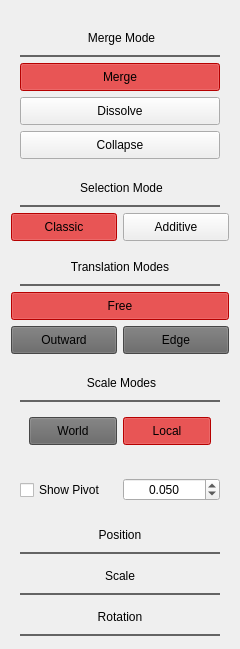
													<widget class="QWidget" name="propertiesPanelScrollContents">
														<property name="geometry">
															<rect>
																<x>0</x>
																<y>0</y>
																<width>233</width>
																<height>454</height>
															</rect>
														</property>
														<layout class="QVBoxLayout" name="verticalLayout_3">
															<property name="spacing">
																<number>2</number>
															</property>
															<item>
																<widget class="QWidget" name="mergeModes" native="true">
																	<property name="styleSheet">
																		<string notr="true">
																			QToolTip {
																			background-color: #1c1c1c;
																			color: white;
																			border: 0px solid transparent;
																			}
																		</string>
																	</property>
																	<layout class="QVBoxLayout" name="_2">
																		<item alignment="Qt::AlignmentFlag::AlignHCenter|Qt::AlignmentFlag::AlignVCenter">
																			<widget class="QLabel" name="label_9">
																				<property name="enabled">
																					<bool>true</bool>
																				</property>
																				<property name="sizePolicy">
																					<sizepolicy hsizetype="Preferred" vsizetype="Preferred">
																						<horstretch>0</horstretch>
																						<verstretch>0</verstretch>
																					</sizepolicy>
																				</property>
																				<property name="minimumSize">
																					<size>
																						<width>200</width>
																						<height>0</height>
																					</size>
																				</property>
																				<property name="maximumSize">
																					<size>
																						<width>200</width>
																						<height>16777215</height>
																					</size>
																				</property>
																				<property name="styleSheet">
																					<string notr="true">
																						border: 1px solid transparent;
																						border-bottom: 2px solid #646464;
																						padding: 10px;
																					</string>
																				</property>
																				<property name="text">
																					<string>&lt;html&gt;&lt;head/&gt;&lt;body&gt;&lt;p align=&quot;center&quot;&gt;Merge Mode&lt;/p&gt;&lt;/body&gt;&lt;/html&gt;</string>
																				</property>
																			</widget>
																		</item>
																		<item>
																			<widget class="QPushButton" name="mergeModeButton">
																				<property name="minimumSize">
																					<size>
																						<width>0</width>
																						<height>28</height>
																					</size>
																				</property>
																				<property name="maximumSize">
																					<size>
																						<width>16777215</width>
																						<height>16777215</height>
																					</size>
																				</property>
																				<property name="toolTip">
																					<string>&lt;html&gt;&lt;head/&gt;&lt;body&gt;&lt;p&gt;Restricted to vertices&lt;/p&gt;&lt;/body&gt;&lt;/html&gt;</string>
																				</property>
																				<property name="styleSheet">
																					<string notr="true">QPushButton:checked { background-color: red; }</string>
																				</property>
																				<property name="text">
																					<string>Merge</string>
																				</property>
																				<property name="checkable">
																					<bool>true</bool>
																				</property>
																				<property name="checked">
																					<bool>true</bool>
																				</property>
																				<property name="autoExclusive">
																					<bool>true</bool>
																				</property>
																			</widget>
																		</item>
																		<item>
																			<widget class="QPushButton" name="dissolveModeButton">
																				<property name="minimumSize">
																					<size>
																						<width>0</width>
																						<height>28</height>
																					</size>
																				</property>
																				<property name="maximumSize">
																					<size>
																						<width>16777215</width>
																						<height>16777215</height>
																					</size>
																				</property>
																				<property name="toolTip">
																					<string>&lt;html&gt;&lt;head/&gt;&lt;body&gt;&lt;p&gt;Restricted to edges&lt;/p&gt;&lt;/body&gt;&lt;/html&gt;</string>
																				</property>
																				<property name="styleSheet">
																					<string notr="true">QPushButton:checked { background-color: red; }</string>
																				</property>
																				<property name="text">
																					<string>Dissolve</string>
																				</property>
																				<property name="checkable">
																					<bool>true</bool>
																				</property>
																				<property name="autoExclusive">
																					<bool>true</bool>
																				</property>
																			</widget>
																		</item>
																		<item>
																			<widget class="QPushButton" name="collapseModeButton">
																				<property name="minimumSize">
																					<size>
																						<width>0</width>
																						<height>28</height>
																					</size>
																				</property>
																				<property name="maximumSize">
																					<size>
																						<width>16777215</width>
																						<height>16777215</height>
																					</size>
																				</property>
																				<property name="toolTip">
																					<string>&lt;html&gt;&lt;head/&gt;&lt;body&gt;&lt;p&gt;Restricted to edges&lt;/p&gt;&lt;/body&gt;&lt;/html&gt;</string>
																				</property>
																				<property name="styleSheet">
																					<string notr="true">QPushButton:checked { background-color: red; }</string>
																				</property>
																				<property name="text">
																					<string>Collapse</string>
																				</property>
																				<property name="checkable">
																					<bool>true</bool>
																				</property>
																				<property name="autoExclusive">
																					<bool>true</bool>
																				</property>
																			</widget>
																		</item>
																	</layout>
																</widget>
															</item>
															<item>
																<widget class="QWidget" name="selectionInputModes" native="true">
																	<layout class="QVBoxLayout" name="verticalLayout_6">
																		<property name="leftMargin">
																			<number>0</number>
																		</property>
																		<property name="topMargin">
																			<number>0</number>
																		</property>
																		<property name="rightMargin">
																			<number>0</number>
																		</property>
																		<property name="bottomMargin">
																			<number>6</number>
																		</property>
																		<item alignment="Qt::AlignmentFlag::AlignHCenter">
																			<widget class="QLabel" name="selectionModeLabel">
																				<property name="sizePolicy">
																					<sizepolicy hsizetype="Preferred" vsizetype="Fixed">
																						<horstretch>0</horstretch>
																						<verstretch>0</verstretch>
																					</sizepolicy>
																				</property>
																				<property name="minimumSize">
																					<size>
																						<width>200</width>
																						<height>0</height>
																					</size>
																				</property>
																				<property name="maximumSize">
																					<size>
																						<width>200</width>
																						<height>16777215</height>
																					</size>
																				</property>
																				<property name="styleSheet">
																					<string notr="true">
																						border: 1px solid transparent;
																						border-bottom: 2px solid #646464;
																						padding:10px;
																					</string>
																				</property>
																				<property name="text">
																					<string>&lt;html&gt;&lt;head/&gt;&lt;body&gt;&lt;p align=&quot;center&quot;&gt;Selection Mode&lt;/p&gt;&lt;/body&gt;&lt;/html&gt;</string>
																				</property>
																			</widget>
																		</item>
																		<item>
																			<widget class="QWidget" name="widget" native="true">
																				<property name="sizePolicy">
																					<sizepolicy hsizetype="Preferred" vsizetype="Fixed">
																						<horstretch>0</horstretch>
																						<verstretch>0</verstretch>
																					</sizepolicy>
																				</property>
																				<layout class="QHBoxLayout" name="horizontalLayout_2">
																					<property name="spacing">
																						<number>6</number>
																					</property>
																					<property name="leftMargin">
																						<number>0</number>
																					</property>
																					<property name="topMargin">
																						<number>0</number>
																					</property>
																					<property name="rightMargin">
																						<number>0</number>
																					</property>
																					<property name="bottomMargin">
																						<number>0</number>
																					</property>
																					<item>
																						<widget class="QPushButton" name="classicModeButton">
																							<property name="minimumSize">
																								<size>
																									<width>0</width>
																									<height>28</height>
																								</size>
																							</property>
																							<property name="maximumSize">
																								<size>
																									<width>16777215</width>
																									<height>16777215</height>
																								</size>
																							</property>
																							<property name="toolTip">
																								<string>&lt;html&gt;&lt;head/&gt;&lt;body&gt;&lt;p&gt;Allows the selection of only one element, unless you're holding CTRL&lt;/p&gt;&lt;/body&gt;&lt;/html&gt;</string>
																							</property>
																							<property name="styleSheet">
																								<string notr="true">QPushButton:checked { background-color: red; }</string>
																							</property>
																							<property name="text">
																								<string>Classic</string>
																							</property>
																							<property name="checkable">
																								<bool>true</bool>
																							</property>
																							<property name="checked">
																								<bool>true</bool>
																							</property>
																							<property name="autoExclusive">
																								<bool>true</bool>
																							</property>
																						</widget>
																					</item>
																					<item>
																						<widget class="QPushButton" name="additiveModeButton">
																							<property name="minimumSize">
																								<size>
																									<width>0</width>
																									<height>28</height>
																								</size>
																							</property>
																							<property name="maximumSize">
																								<size>
																									<width>16777215</width>
																									<height>16777215</height>
																								</size>
																							</property>
																							<property name="toolTip">
																								<string>&lt;html&gt;&lt;head/&gt;&lt;body&gt;&lt;p&gt;Adds to your selection whenever you click another element&lt;/p&gt;&lt;/body&gt;&lt;/html&gt;</string>
																							</property>
																							<property name="styleSheet">
																								<string notr="true">QPushButton:checked { background-color: red; }</string>
																							</property>
																							<property name="text">
																								<string>Additive</string>
																							</property>
																							<property name="checkable">
																								<bool>true</bool>
																							</property>
																							<property name="autoExclusive">
																								<bool>true</bool>
																							</property>
																						</widget>
																					</item>
																				</layout>
																			</widget>
																		</item>
																	</layout>
																</widget>
															</item>
															<item>
																<widget class="QWidget" name="transformModes" native="true">
																	<property name="sizePolicy">
																		<sizepolicy hsizetype="Preferred" vsizetype="Fixed">
																			<horstretch>0</horstretch>
																			<verstretch>0</verstretch>
																		</sizepolicy>
																	</property>
																	<layout class="QGridLayout" name="gridLayout_2">
																		<property name="leftMargin">
																			<number>0</number>
																		</property>
																		<property name="topMargin">
																			<number>0</number>
																		</property>
																		<property name="rightMargin">
																			<number>0</number>
																		</property>
																		<property name="bottomMargin">
																			<number>0</number>
																		</property>
																		<item row="4" column="1">
																			<widget class="QPushButton" name="edgeModeTranslationButton">
																				<property name="minimumSize">
																					<size>
																						<width>0</width>
																						<height>28</height>
																					</size>
																				</property>
																				<property name="maximumSize">
																					<size>
																						<width>16777215</width>
																						<height>16777215</height>
																					</size>
																				</property>
																				<property name="toolTip">
																					<string>
																						&lt;!DOCTYPE HTML PUBLIC &quot;-//W3C//DTD HTML 4.0//EN&quot; &quot;http://www.w3.org/TR/REC-html40/strict.dtd&quot;&gt;
																						&lt;html&gt;&lt;head&gt;&lt;meta name=&quot;qrichtext&quot; content=&quot;1&quot; /&gt;&lt;meta charset=&quot;utf-8&quot; /&gt;&lt;style type=&quot;text/css&quot;&gt;
																						p, li { white-space: pre-wrap; }
																						hr { height: 1px; border-width: 0; }
																						li.unchecked::marker { content: &quot;\2610&quot;; }
																						li.checked::marker { content: &quot;\2612&quot;; }
																						&lt;/style&gt;&lt;/head&gt;&lt;body style=&quot; font-family:'Segoe UI'; font-size:9pt; font-weight:400; font-style:normal;&quot;&gt;
																						&lt;p style=&quot; margin-top:0px; margin-bottom:0px; margin-left:0px; margin-right:0px; -qt-block-indent:0; text-indent:0px; &quot;&gt;&lt;span&gt;Restricted to vertices&lt;/span&gt;&lt;/p&gt;&lt;/body&gt;&lt;/html&gt;
																					</string>
																				</property>
																				<property name="styleSheet">
																					<string notr="true">
																						QPushButton:checked { background-color: red; }
																						QPushButton { background-color: #646464; }
																					</string>
																				</property>
																				<property name="text">
																					<string>Edge</string>
																				</property>
																				<property name="checkable">
																					<bool>true</bool>
																				</property>
																				<property name="autoExclusive">
																					<bool>true</bool>
																				</property>
																			</widget>
																		</item>
																		<item row="4" column="0">
																			<widget class="QPushButton" name="outModeTranslationButton">
																				<property name="minimumSize">
																					<size>
																						<width>0</width>
																						<height>28</height>
																					</size>
																				</property>
																				<property name="maximumSize">
																					<size>
																						<width>16777215</width>
																						<height>16777215</height>
																					</size>
																				</property>
																				<property name="toolTip">
																					<string>
																						&lt;!DOCTYPE HTML PUBLIC &quot;-//W3C//DTD HTML 4.0//EN&quot; &quot;http://www.w3.org/TR/REC-html40/strict.dtd&quot;&gt;
																						&lt;html&gt;&lt;head&gt;&lt;meta name=&quot;qrichtext&quot; content=&quot;1&quot; /&gt;&lt;meta charset=&quot;utf-8&quot; /&gt;&lt;style type=&quot;text/css&quot;&gt;
																						p, li { white-space: pre-wrap; }
																						hr { height: 1px; border-width: 0; }
																						li.unchecked::marker { content: &quot;\2610&quot;; }
																						li.checked::marker { content: &quot;\2612&quot;; }
																						&lt;/style&gt;&lt;/head&gt;&lt;body style=&quot; font-family:'Segoe UI'; font-size:9pt; font-weight:400; font-style:normal;&quot;&gt;
																						&lt;p style=&quot; margin-top:0px; margin-bottom:0px; margin-left:0px; margin-right:0px; -qt-block-indent:0; text-indent:0px; &quot;&gt;&lt;span&gt;Restricted to vertices, edges, and faces&lt;/span&gt;&lt;/p&gt;&lt;/body&gt;&lt;/html&gt;
																					</string>
																				</property>
																				<property name="styleSheet">
																					<string notr="true">
																						QPushButton:checked { background-color: red; }
																						QPushButton { background-color: #646464; }
																					</string>
																				</property>
																				<property name="text">
																					<string>Outward</string>
																				</property>
																				<property name="checkable">
																					<bool>true</bool>
																				</property>
																				<property name="autoExclusive">
																					<bool>true</bool>
																				</property>
																			</widget>
																		</item>
																		<item row="0" column="0" colspan="2" alignment="Qt::AlignmentFlag::AlignHCenter">
																			<widget class="QLabel" name="transModeLabel">
																				<property name="minimumSize">
																					<size>
																						<width>200</width>
																						<height>0</height>
																					</size>
																				</property>
																				<property name="maximumSize">
																					<size>
																						<width>200</width>
																						<height>16777215</height>
																					</size>
																				</property>
																				<property name="styleSheet">
																					<string notr="true">
																						border: 1px solid transparent;
																						border-bottom: 2px solid #646464;
																						padding: 10px;
																					</string>
																				</property>
																				<property name="text">
																					<string>Translation Modes</string>
																				</property>
																				<property name="alignment">
																					<set>Qt::AlignmentFlag::AlignCenter</set>
																				</property>
																			</widget>
																		</item>
																		<item row="1" column="0" colspan="2">
																			<widget class="QPushButton" name="axisModeTranslationButton">
																				<property name="minimumSize">
																					<size>
																						<width>0</width>
																						<height>28</height>
																					</size>
																				</property>
																				<property name="maximumSize">
																					<size>
																						<width>16777215</width>
																						<height>16777215</height>
																					</size>
																				</property>
																				<property name="toolTip">
																					<string>
																						&lt;!DOCTYPE HTML PUBLIC &quot;-//W3C//DTD HTML 4.0//EN&quot; &quot;http://www.w3.org/TR/REC-html40/strict.dtd&quot;&gt;
																						&lt;html&gt;&lt;head&gt;&lt;meta name=&quot;qrichtext&quot; content=&quot;1&quot; /&gt;&lt;meta charset=&quot;utf-8&quot; /&gt;&lt;style type=&quot;text/css&quot;&gt;
																						p, li { white-space: pre-wrap; }
																						hr { height: 1px; border-width: 0; }
																						li.unchecked::marker { content: &quot;\2610&quot;; }
																						li.checked::marker { content: &quot;\2612&quot;; }
																						&lt;/style&gt;&lt;/head&gt;&lt;body style=&quot; font-family:'Segoe UI'; font-size:9pt; font-weight:400; font-style:normal;&quot;&gt;
																						&lt;p style=&quot; margin-top:12px; margin-bottom:12px; margin-left:0px; margin-right:0px; -qt-block-indent:0; text-indent:0px; ;&quot;&gt;&lt;span&gt;Translate however you want along the x, y, and z axes&lt;br /&gt;Enabled for every element&lt;/span&gt;&lt;/p&gt;&lt;/body&gt;&lt;/html&gt;
																					</string>
																				</property>
																				<property name="styleSheet">
																					<string notr="true">
																						QPushButton:checked { background-color: red; }
																						QPushButton { background-color: #646464; }
																					</string>
																				</property>
																				<property name="text">
																					<string>Free</string>
																				</property>
																				<property name="checkable">
																					<bool>true</bool>
																				</property>
																				<property name="checked">
																					<bool>true</bool>
																				</property>
																				<property name="autoExclusive">
																					<bool>true</bool>
																				</property>
																			</widget>
																		</item>
																	</layout>
																</widget>
															</item>
															<item>
																<widget class="QWidget" name="scaleModes" native="true">
																	<layout class="QVBoxLayout" name="verticalLayout_7">
																		<item alignment="Qt::AlignmentFlag::AlignHCenter">
																			<widget class="QLabel" name="label_4">
																				<property name="minimumSize">
																					<size>
																						<width>200</width>
																						<height>0</height>
																					</size>
																				</property>
																				<property name="maximumSize">
																					<size>
																						<width>200</width>
																						<height>16777215</height>
																					</size>
																				</property>
																				<property name="styleSheet">
																					<string notr="true">
																						border: 1px solid transparent;
																						border-bottom: 2px solid #646464;
																						padding: 10px;
																					</string>
																				</property>
																				<property name="text">
																					<string>&lt;html&gt;&lt;head/&gt;&lt;body&gt;&lt;p align=&quot;center&quot;&gt;Scale Modes&lt;/p&gt;&lt;/body&gt;&lt;/html&gt;</string>
																				</property>
																			</widget>
																		</item>
																		<item>
																			<widget class="QWidget" name="widget_3" native="true">
																				<layout class="QHBoxLayout" name="horizontalLayout_3">
																					<item>
																						<widget class="QPushButton" name="worldModeButton">
																							<property name="minimumSize">
																								<size>
																									<width>0</width>
																									<height>28</height>
																								</size>
																							</property>
																							<property name="maximumSize">
																								<size>
																									<width>16777215</width>
																									<height>16777215</height>
																								</size>
																							</property>
																							<property name="toolTip">
																								<string>
																									&lt;!DOCTYPE HTML PUBLIC &quot;-//W3C//DTD HTML 4.0//EN&quot; &quot;http://www.w3.org/TR/REC-html40/strict.dtd&quot;&gt;
																									&lt;html&gt;&lt;head&gt;&lt;meta name=&quot;qrichtext&quot; content=&quot;1&quot; /&gt;&lt;meta charset=&quot;utf-8&quot; /&gt;&lt;style type=&quot;text/css&quot;&gt;
																									p, li { white-space: pre-wrap; }
																									hr { height: 1px; border-width: 0; }
																									li.unchecked::marker { content: &quot;\2610&quot;; }
																									li.checked::marker { content: &quot;\2612&quot;; }
																									&lt;/style&gt;&lt;/head&gt;&lt;body style=&quot; font-family:'Segoe UI'; font-size:9pt; font-weight:400; font-style:normal;&quot;&gt;
																									&lt;p style=&quot; margin-top:0px; margin-bottom:0px; margin-left:0px; margin-right:0px; -qt-block-indent:0; text-indent:0px;&quot;&gt;Scale relative to the scene&lt;/p&gt;&lt;/body&gt;&lt;/html&gt;
																								</string>
																							</property>
																							<property name="styleSheet">
																								<string notr="true">
																									QPushButton:checked { background-color: red; }
																									QPushButton { background-color: #646464; }
																								</string>
																							</property>
																							<property name="text">
																								<string>World</string>
																							</property>
																							<property name="checkable">
																								<bool>true</bool>
																							</property>
																							<property name="checked">
																								<bool>false</bool>
																							</property>
																							<property name="autoExclusive">
																								<bool>true</bool>
																							</property>
																						</widget>
																					</item>
																					<item>
																						<widget class="QPushButton" name="localModeButton">
																							<property name="minimumSize">
																								<size>
																									<width>0</width>
																									<height>28</height>
																								</size>
																							</property>
																							<property name="maximumSize">
																								<size>
																									<width>16777215</width>
																									<height>16777215</height>
																								</size>
																							</property>
																							<property name="toolTip">
																								<string>
																									&lt;!DOCTYPE HTML PUBLIC &quot;-//W3C//DTD HTML 4.0//EN&quot; &quot;http://www.w3.org/TR/REC-html40/strict.dtd&quot;&gt;
																									&lt;html&gt;&lt;head&gt;&lt;meta name=&quot;qrichtext&quot; content=&quot;1&quot; /&gt;&lt;meta charset=&quot;utf-8&quot; /&gt;&lt;style type=&quot;text/css&quot;&gt;
																									p, li { white-space: pre-wrap; }
																									hr { height: 1px; border-width: 0; }
																									li.unchecked::marker { content: &quot;\2610&quot;; }
																									li.checked::marker { content: &quot;\2612&quot;; }
																									&lt;/style&gt;&lt;/head&gt;&lt;body style=&quot; font-family:'Segoe UI'; font-size:9pt; font-weight:400; font-style:normal;&quot;&gt;
																									&lt;p style=&quot; margin-top:0px; margin-bottom:0px; margin-left:0px; margin-right:0px; -qt-block-indent:0; text-indent:0px;&quot;&gt;&lt;span&gt;Scale relative to local axes&lt;/span&gt;&lt;/p&gt;&lt;/body&gt;&lt;/html&gt;
																								</string>
																							</property>
																							<property name="styleSheet">
																								<string notr="true">QPushButton:checked { background-color: red; }</string>
																							</property>
																							<property name="text">
																								<string>Local</string>
																							</property>
																							<property name="checkable">
																								<bool>true</bool>
																							</property>
																							<property name="checked">
																								<bool>true</bool>
																							</property>
																							<property name="autoExclusive">
																								<bool>true</bool>
																							</property>
																						</widget>
																					</item>
																				</layout>
																			</widget>
																		</item>
																	</layout>
																</widget>
															</item>
															<item>
																<widget class="QWidget" name="widget_2" native="true">
																	<property name="minimumSize">
																		<size>
																			<width>0</width>
																			<height>50</height>
																		</size>
																	</property>
																	<layout class="QHBoxLayout" name="horizontalLayout_5">
																		<item>
																			<widget class="QCheckBox" name="showPivotBox">
																				<property name="text">
																					<string>Show Pivot</string>
																				</property>
																			</widget>
																		</item>
																		<item>
																			<widget class="QDoubleSpinBox" name="pivotScaleSpinner">
																				<property name="alignment">
																					<set>Qt::AlignmentFlag::AlignCenter</set>
																				</property>
																				<property name="decimals">
																					<number>3</number>
																				</property>
																				<property name="maximum">
																					<double>1.000000000000000</double>
																				</property>
																				<property name="singleStep">
																					<double>0.005000000000000</double>
																				</property>
																				<property name="value">
																					<double>0.050000000000000</double>
																				</property>
																			</widget>
																		</item>
																	</layout>
																</widget>
															</item>
															<item alignment="Qt::AlignmentFlag::AlignHCenter">
																<widget class="QLabel" name="label">
																	<property name="minimumSize">
																		<size>
																			<width>200</width>
																			<height>0</height>
																		</size>
																	</property>
																	<property name="maximumSize">
																		<size>
																			<width>200</width>
																			<height>16777215</height>
																		</size>
																	</property>
																	<property name="styleSheet">
																		<string notr="true">
																			border: 1px solid transparent;
																			border-bottom: 2px solid #646464;
																			padding: 10px;
																		</string>
																	</property>
																	<property name="text">
																		<string>Position</string>
																	</property>
																	<property name="alignment">
																		<set>Qt::AlignmentFlag::AlignCenter</set>
																	</property>
																</widget>
															</item>
															<item>
																<widget class="VectorInput" name="posInput" native="true">
																	<property name="sizePolicy">
																		<sizepolicy hsizetype="Preferred" vsizetype="Preferred">
																			<horstretch>0</horstretch>
																			<verstretch>0</verstretch>
																		</sizepolicy>
																	</property>
																</widget>
															</item>
															<item alignment="Qt::AlignmentFlag::AlignHCenter">
																<widget class="QLabel" name="label_2">
																	<property name="minimumSize">
																		<size>
																			<width>200</width>
																			<height>0</height>
																		</size>
																	</property>
																	<property name="maximumSize">
																		<size>
																			<width>200</width>
																			<height>16777215</height>
																		</size>
																	</property>
																	<property name="styleSheet">
																		<string notr="true">
																			border: 1px solid transparent;
																			border-bottom: 2px solid #646464;
																			padding: 10px;
																		</string>
																	</property>
																	<property name="text">
																		<string>Scale</string>
																	</property>
																	<property name="alignment">
																		<set>Qt::AlignmentFlag::AlignCenter</set>
																	</property>
																</widget>
															</item>
															<item>
																<widget class="VectorInput" name="scaleInput" native="true"/>
															</item>
															<item alignment="Qt::AlignmentFlag::AlignHCenter">
																<widget class="QLabel" name="label_3">
																	<property name="minimumSize">
																		<size>
																			<width>200</width>
																			<height>0</height>
																		</size>
																	</property>
																	<property name="maximumSize">
																		<size>
																			<width>200</width>
																			<height>16777215</height>
																		</size>
																	</property>
																	<property name="styleSheet">
																		<string notr="true">
																			border: 1px solid transparent;
																			border-bottom: 2px solid #646464;
																			padding: 10px;
																		</string>
																	</property>
																	<property name="text">
																		<string>Rotation</string>
																	</property>
																	<property name="alignment">
																		<set>Qt::AlignmentFlag::AlignCenter</set>
																	</property>
																</widget>
															</item>
															<item>
																<widget class="VectorInput" name="rotInput" native="true"/>
															</item>
															<item>
																<spacer name="verticalSpacer_2">
																	<property name="orientation">
																		<enum>Qt::Orientation::Vertical</enum>
																	</property>
																	<property name="sizeType">
																		<enum>QSizePolicy::Policy::Expanding</enum>
																	</property>
																	<property name="sizeHint" stdset="0">
																		<size>
																			<width>20</width>
																			<height>0</height>
																		</size>
																	</property>
																</spacer>
															</item>
														</layout>
													</widget>
